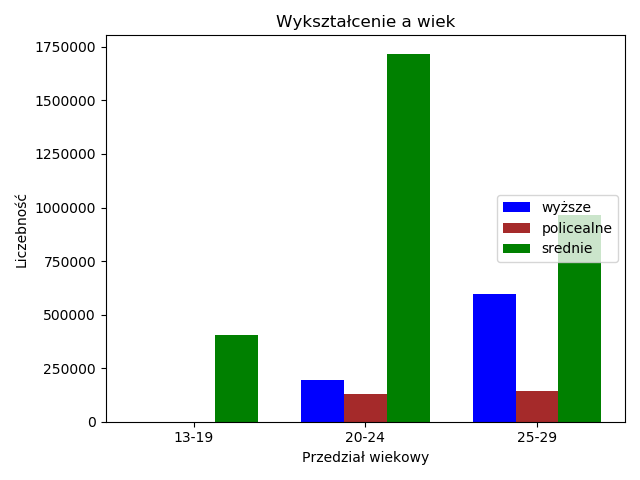

Reproduce this figure in Python.
import numpy as np
import pandas as pd
import matplotlib.pyplot as plt

dane = pd.read_csv("wyksz.csv")
wyzsze = dane[dane["Wykształcenie"] == "wyższe"]
srednie = dane[dane["Wykształcenie"] == "średnie"]
podst = dane[dane["Wykształcenie"] == "policealne"]
x = np.arange(3)

plt.title("Wykształcenie a wiek")
plt.bar(x, wyzsze["Liczebność"], width=0.25, label="wyższe", color="blue")
plt.bar(x + 0.25, podst["Liczebność"], width=0.25, label="policealne", color="brown")
plt.bar(x + 0.5, srednie["Liczebność"], width=0.25, label="srednie", color="green")
plt.xticks([0.25, 1.25, 2.25], wyzsze["Wiek"])
plt.xlabel("Przedział wiekowy")
plt.ylabel("Liczebność")
plt.legend(loc="right")
plt.show()
